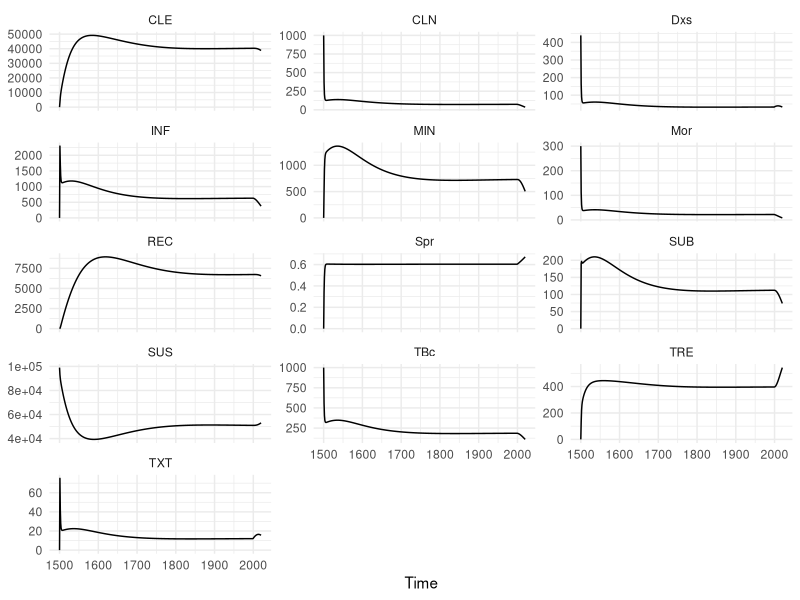

The R script that drew this image:
# Direct copy of Alvaro Schwalb's ACF model, from:
# https://github.com/aschwalbc/ACF-VN/blob/main/scripts/02_fit.R#L64

# Install dependencies if needed
if (!requireNamespace("deSolve", quietly = TRUE)) {
  install.packages("deSolve", repos = "https://cloud.r-project.org")
}
if (!requireNamespace("ggplot2", quietly = TRUE)) {
  install.packages("ggplot2", repos = "https://cloud.r-project.org")
}
library(deSolve) # Solvers for ordinary differential equations
library(ggplot2) # Plotting

# Parameters
parms = c(
  beta = 9,        # Contact (per person/year) parameter
  kappa = 0.75,     # Relative infectiousness
  infcle = 1.83,    # Infected -> Cleared
  infmin = 0.21,    # Infected -> Minimal
  minrec = 0.16,    # Minimal -> Recovered
  pi = 0.21,        # Protection from reinfection
  minsub = 0.25,    # Minimal -> Subclinical
  infsub = 0.07,    # Infected -> Subclinical
  submin = 1.58,    # Subclinical -> Minimal
  subcln = 0.77,    # Subclinical -> Clinical
  clnsub = 0.53,    # Clinical -> Subclinical
  mutb_ini = 0.3,   # TB mortality (Initial)
  mutb_fin = 0.23,  # TB mortality (Final)
  theta_ini = 0.44, # Diagnosis (Initial)
  theta_fin = 0.9,  # Diagnosis (Final)
  phi_ini = 0.69,   # Treatment failure (Initial)
  phi_fin = 0.09,   # Treatment failure (Final)
  rho = 3.25)       # Risk of reinfection

# Define the model
ode <- function(parms, start_time = 1500, end_time = 2020) {

  # Static parameters
  N <- 1e5 # Population size
  mu <- 1/70 # Age expectancy adult
  delta <- 2 # Treatment duration (6 months)

  # Function parameters
  forcer_mutb <- matrix(c(start_time, parms['mutb_ini'], 1999, parms['mutb_ini'], 2020, parms['mutb_fin']), ncol = 2, byrow = TRUE)
  force_func_mutb <- approxfun(x = forcer_mutb[,1], y = forcer_mutb[,2], method = "linear", rule = 2)

  forcer_theta <- matrix(c(start_time, parms['theta_ini'], 1999, parms['theta_ini'], 2020, parms['theta_fin']), ncol = 2, byrow = TRUE)
  force_func_theta <- approxfun(x = forcer_theta[,1], y = forcer_theta[,2], method = "linear", rule = 2)

  forcer_phi <- matrix(c(start_time, parms['phi_ini'], 1999, parms['phi_ini'], 2020, parms['phi_fin']), ncol = 2, byrow = TRUE)
  force_func_phi <- approxfun(x = forcer_phi[,1], y = forcer_phi[,2], method = "linear", rule = 2)

  des <- function(time, state, parms) {

    with(as.list(c(state, parms)), {

      dSUS = ((mu * N) + (force_func_mutb(time) * CLN)) - (((beta / N) * ((kappa * SUB) + CLN)) * SUS) - (mu * SUS)
      dINF = (((beta / N) * ((kappa * SUB) + CLN)) * (SUS + CLE + (pi * REC) + (rho * TRE))) - (infcle * INF) - (infmin * INF) - (infsub * INF) - (mu * INF)
      dCLE = (infcle * INF) - (((beta / N) * ((kappa * SUB) + CLN)) * CLE) - (mu * CLE)
      dREC = (minrec * MIN) - (((beta / N) * ((kappa * SUB) + CLN)) * (pi * REC)) - (mu * REC)
      dMIN = (infmin * INF) + (submin * SUB) - (minrec * MIN) - (minsub * MIN) - (mu * MIN)
      dSUB = (infsub * INF) + (minsub * MIN) + (clnsub * CLN) - (submin * SUB) - (subcln * SUB) - (mu * SUB)
      dCLN = (subcln * SUB) - (clnsub * CLN) - (force_func_theta(time) * CLN) + (force_func_phi(time) * TXT) - (force_func_mutb(time) * CLN) - (mu * CLN)
      dTXT = (force_func_theta(time) * CLN) - (force_func_phi(time) * TXT) - (delta * TXT) - (mu * TXT)
      dTRE = (delta * TXT) - (((beta / N) * ((kappa * SUB) + CLN)) * (rho * TRE)) - (mu * TRE)

      return(list(c(
        dSUS, dINF, dCLE, dREC, dMIN, dSUB, dCLN, dTXT, dTRE),
        TBc   = (SUB + CLN), # TB prevalence (per 100k)
        Mor   = (force_func_mutb(time) * CLN), # TB mortality (per 100k)
        Dxs   = (force_func_theta(time) * CLN), # TB notifications (per 100k)
        Spr   = (SUB / (SUB + CLN)))) # Proportion subclinical TB (%)
    })
  }

  yini <- c(SUS = 1e5 - 1e3, INF = 0, CLE = 0, REC = 0,
            MIN = 0, SUB = 0, CLN = 1e3, TXT = 0, TRE = 0)

  times <- seq(start_time, end_time, by = 1)
  out <- deSolve::ode(yini, times, des, parms)
  return(out)
}

# Run ODE model
out <- ode(parms)
times <- out[, 1]
states <- out[, -1]
state_names <- colnames(states)

# Plot results
df <- data.frame(
  time = rep(times, times = ncol(states)),
  variable = rep(state_names, each = length(times)),
  value = c(states)
)
plt <- ggplot(df, aes(x = time, y = value)) +
  geom_line() +
  facet_wrap(~ variable, scales = "free_y", ncol = 3) +
  labs(x = "Time", y = NULL) +
  theme_minimal()

print(plt)
